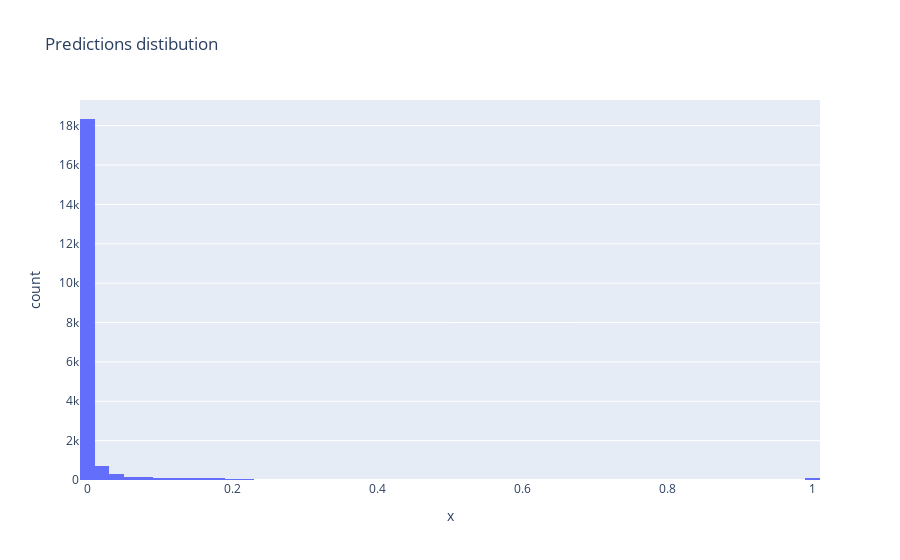

Source (notebook cell):
### Code cell
max_values = {key: max(value.values()) for key, value in win_pred.items()}

fig = px.histogram(x=max_values, nbins=50, title='Predictions distibution')
fig.show()

### Figure 1 — Plotly figure (JSON) as saved in the notebook; plotly's stock layout.template omitted (floating-point values rounded to 4 significant figures; data arrays with more than 128 entries replaced by an {"elided": "..."} marker saying what was removed)
{"data": [{"alignmentgroup": "True", "bingroup": "x", "hovertemplate": "x=%{x}<br>count=%{y}<extra></extra>", "legendgroup": "", "marker": {"color": "#636efa", "pattern": {"shape": ""}}, "name": "", "nbinsx": 50, "offsetgroup": "", "orientation": "v", "showlegend": false, "type": "histogram", "x": {"elided": "20586 float values"}, "xaxis": "x", "yaxis": "y"}], "layout": {"autosize": true, "barmode": "relative", "legend": {"tracegroupgap": 0}, "title": {"text": "Predictions distibution"}, "xaxis": {"anchor": "y", "autorange": true, "domain": [0, 1], "range": [-0.01, 1.01], "title": {"text": "x"}, "type": "linear"}, "yaxis": {"anchor": "x", "autorange": true, "domain": [0, 1], "range": [0, 19300.0], "title": {"text": "count"}}}}
